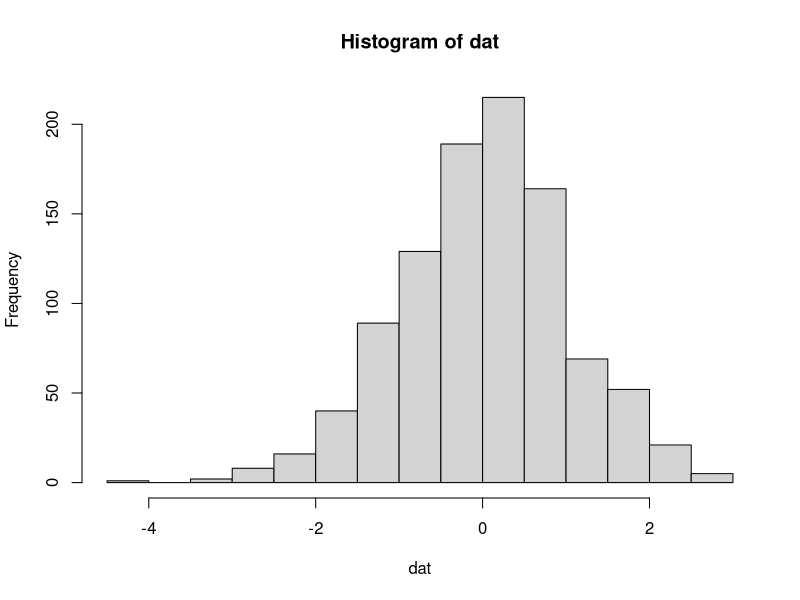

The R script that drew this image: (Note: this script raises an error after producing the figure.)
distribHist <- function(n, distrib) {
  arg <- match.arg(distrib, c("normal", "unif"))
  dat <- switch(arg, "normal" = rnorm(n), "unif" = runif(n))
  hist(dat)
}

distribHist(1000, "normal")
distribHist(1000, "uniform")
# cos nowego z upstreamu
